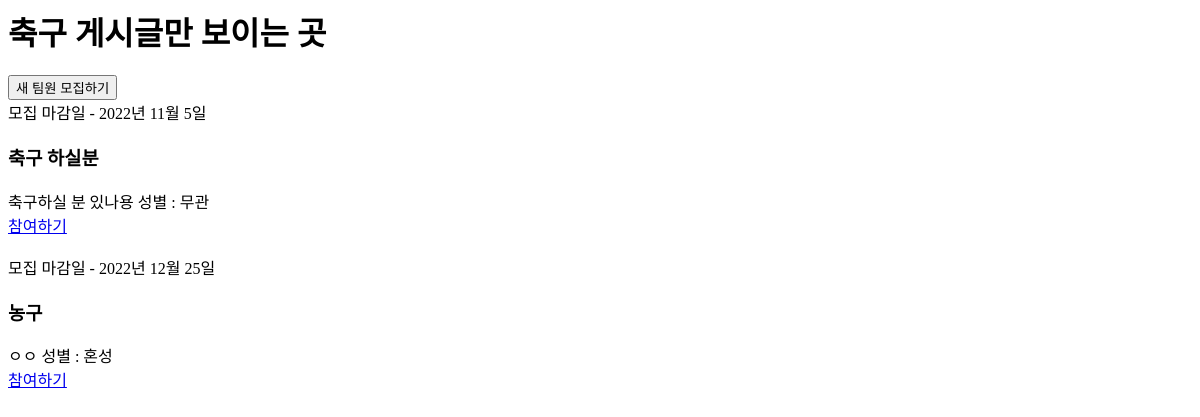
The app's page /post/soccer_list/, older data.
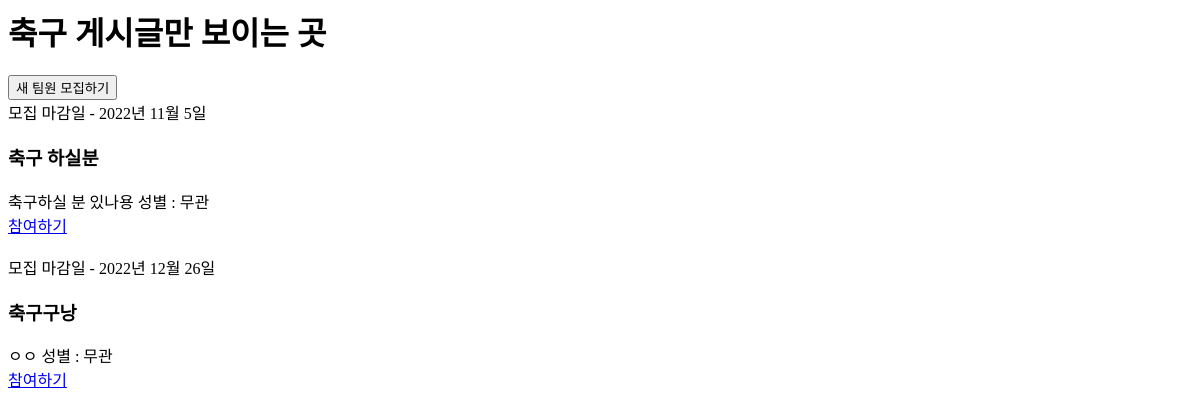
The same page, newer data.
### post/models.py (models this page shows, shortened)
class Post(models.Model):
    id = models.AutoField(primary_key=True)
    title = models.CharField(max_length=200)
    url = models.CharField(max_length = 300, default="")
    body = models.TextField()
    pub_date = models.DateTimeField(auto_now=True, verbose_name="등록(수정)일")
    exercise = models.ForeignKey(Exercise, on_delete=models.CASCADE, blank=True, null=True)
    sex = models.ForeignKey(Sex, on_delete=models.CASCADE, blank=True, null=True)
    flag_enddate = models.BooleanField(default=False)
    start_date = models.DateField(auto_now=True,editable=True)
    end_date = models.DateField(auto_now=False,editable=True)
    def summary(self):
        return self.body[:20]

class Sex(models.Model):
    id = models.AutoField(primary_key=True)
    name = models.CharField(max_length=20, default="")
    def __str__(self):
        return self.name

### post/views.py (the view)
# urls.py: path('soccer_list/', soccer_list, name="soccer_list"),
def soccer_list(request):
    soccer_list = []
    s = Exercise.objects.filter(name="축구")
    soccer_post = Post.objects.filter(exercise__in=s).order_by('end_date')
    for post in soccer_post:
        soccer_list.append(post)
    enddate_list = []
    for p in soccer_post:
        if p.end_date not in enddate_list:
            enddate_list.append(p.end_date)
        else:
            p.flag_enddate = True
    return render(request, 'post/soccer_list.html', {'soccer_list': soccer_list})

### post/templates/post/soccer_list.html (shortened to what this page needs)
<h1>축구 게시글만 보이는 곳</h1>
<button type="button" onclick="location.href='/post/post_new/';"> 새 팀원 모집하기  </button>
{% for s in soccer_list %}
{%if s.flag_enddate == False %}
모집 마감일 - {{s.end_date}}
{%endif%}
    <div>
    <h3>{{s.title}}</h3>
    {{s.summary}}
    성별 : {{s.sex}}<br>
    <a href = "{%url 'post:post_detail' s.id%}">참여하기</a>
    </div>
{% endfor %}

Row changes from the older to the newer data that the page shows:
changed Post "ㅇㅇ": end_date "2022년 12월 25일" → "2022년 12월 26일"; title "농구" → "축구구낭"; sex "혼성" → "무관"
